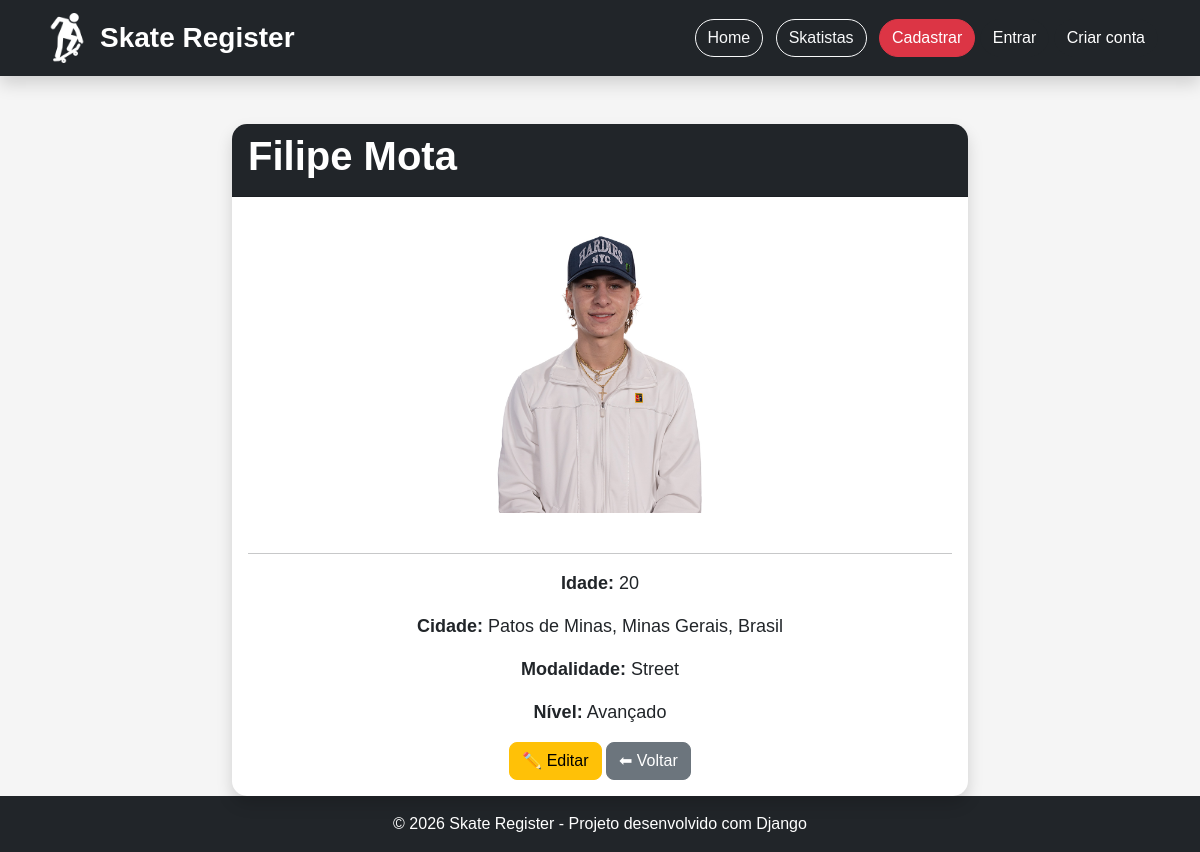
/skatista/7/, run on the app's committed database.
### cadastro/models.py (models this page shows, shortened)
class Skatista(models.Model):
    nome = models.CharField(max_length=100)
    idade = models.PositiveIntegerField()
    cidade = models.CharField(max_length=100)
    MODALIDADES = [
        ('Street', 'Street'),
        ('Park', 'Park'),
        ('Vert', 'Vert'),
        ('Bowl', 'Bowl'),
    ]
    modalidade = models.CharField(max_length=20, choices=MODALIDADES)
    NIVEIS = [
        ('Iniciante' , 'Iniciante'),
        ('Intermediário' , 'Intermediário'),
        ('Avançado' , 'Avançado'),
    ]
    nivel = models.CharField(max_length=20, choices=NIVEIS)
    foto = models.ImageField(upload_to='fotos/', blank=True, null=True)

### cadastro/views.py (the view)
# urls.py: path("skatista/<int:id>/",views.detalhe_skatista,name="detalhe_skatista"),
def detalhe_skatista(request, id):
    skatista = get_object_or_404(Skatista, id=id)
    return render(
        request,
        "cadastro/detalhe.html",
        {
            "skatista": skatista
        }
    )

### cadastro/templates/cadastro/detalhe.html
{% extends 'cadastro/base.html' %}
{% block content %}
<div class="row justify-content-center">
    <div class="col-md-8">
        <div class="card shadow">
            <div class="card-header bg-dark text-white">
                <h2>{{ skatista.nome }}</h2>
                </div>
                <div class="card-body text-center">
                {% if skatista.foto %}
                    <img src="{{ skatista.foto.url }}"
                        class="img-fluid rounded mb-4"
                        style="max-height:300px;">
                    {% else %}
                    <p>Sem foto.</p>
                {% endif %}
                <hr>
                    <p><strong>Idade:</strong> {{ skatista.idade }}</p>
                    <p><strong>Cidade:</strong> {{ skatista.cidade }}</p>
                    <p><strong>Modalidade:</strong> {{ skatista.modalidade }}</p>
                    <p><strong>Nível:</strong> {{ skatista.nivel }}</p>
                <a href="{% url 'editar_skatista' skatista.id %}"
                    class="btn btn-warning">
                    ✏️ Editar
                </a>
                <a href="{% url 'lista_skatistas' %}"
                    class="btn btn-secondary">
                    ⬅ Voltar
                </a>
            </div>
        </div>
    </div>
</div>
{% endblock %}

### cadastro/static/cadastro/css/style.css (style rules this page uses)
body { background:#f5f5f5; font-family:Arial, Helvetica, sans-serif; }
.card { border:none; border-radius:15px; transition:.3s; }
.card { transition: all .3s ease; }
img { border-radius:10px; }
.btn { border-radius:8px; }
.card { overflow:hidden; }
.card h2 { font-size:40px; font-weight:bold; }
.card p { font-size:18px; }
h2 { font-weight:700; }

### data on the page
Skatista: nome "Filipe Mota", foto (picture), idade "20", cidade "Patos de Minas, Minas Gerais, Brasil", modalidade "Street", nivel "Avançado"
